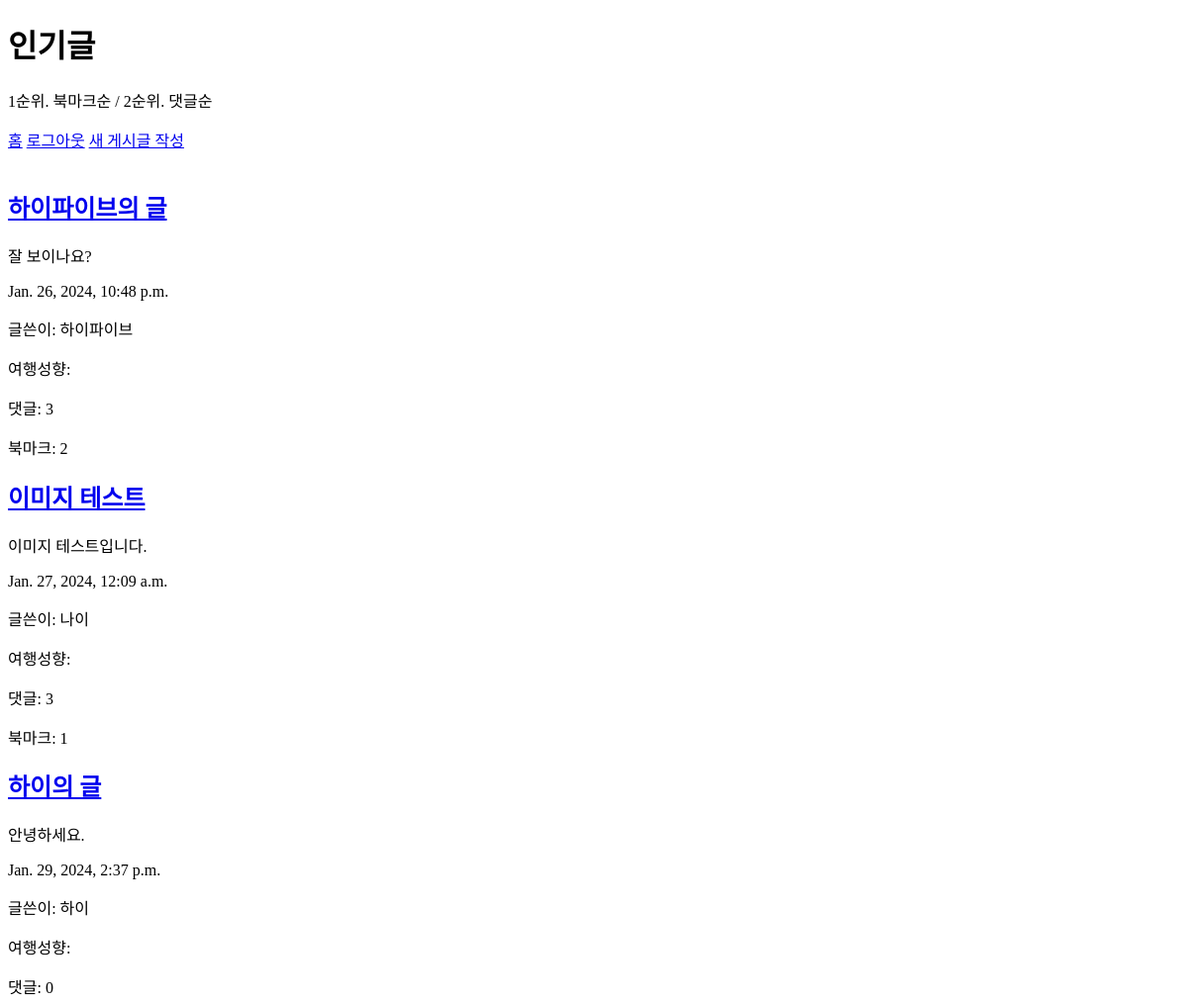
Page /board/post_list2 (signed in, upper part) on the earlier database version.
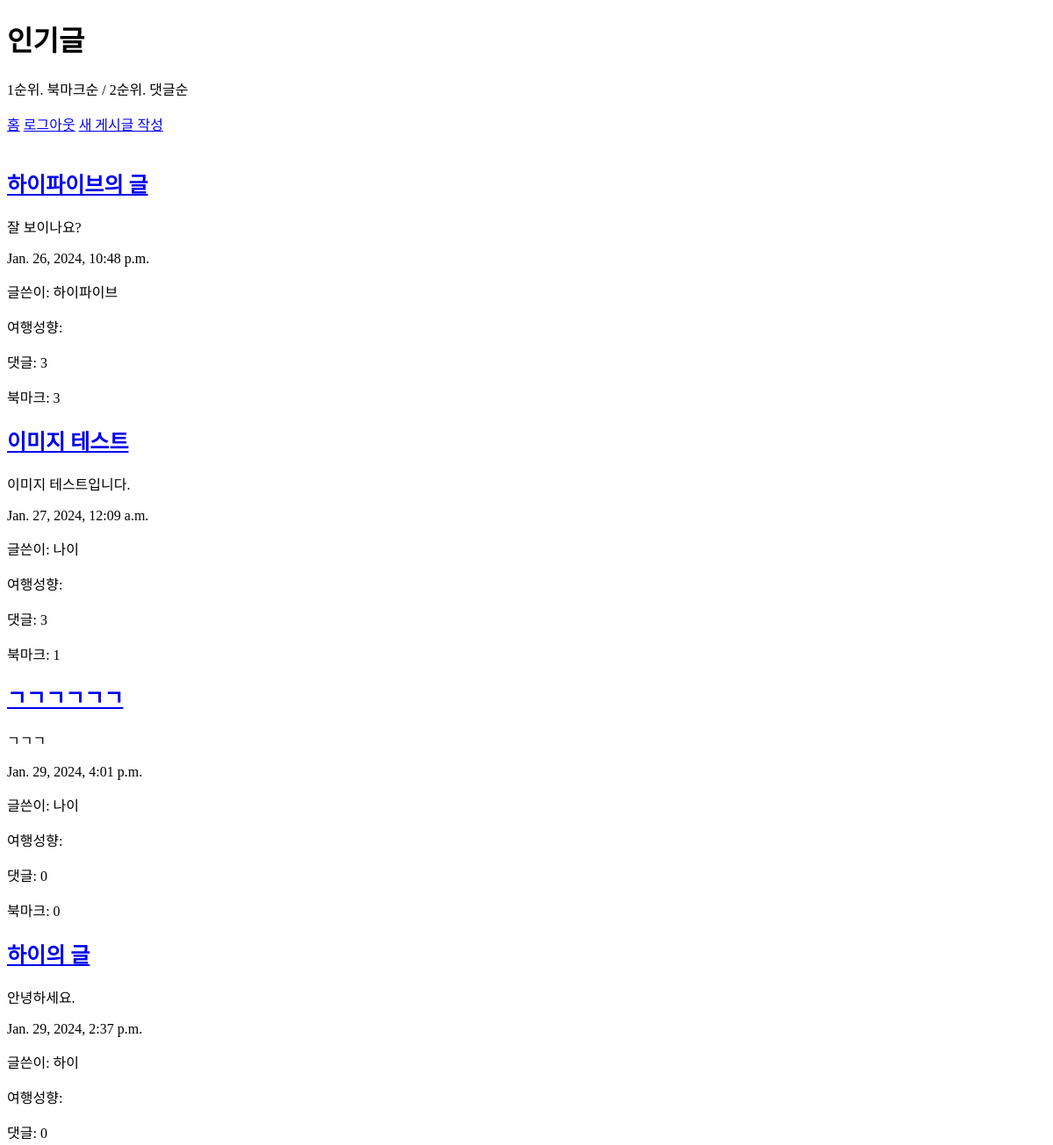
Same page on the later database version.
### board/models.py (models this page shows)
class Post(models.Model):
    author = models.ForeignKey(User, null=True, on_delete=models.CASCADE)                     # 작성자
    title = models.CharField(max_length=200)                                                  # 제목
    content = models.TextField()                                                              # 내용
    image = models.ImageField(upload_to='post_images/', null=True, blank=True)                # 이미지 첨부
    bookmarked = models.ManyToManyField(User, related_name='bookmarked_posts', blank=True) # 북마크
    created_at = models.DateTimeField(auto_now_add=True)                                      # 작성일
    updated_at = models.DateTimeField(auto_now=True)                                          # 수정일
    class Meta:
        ordering = ['-created_at']

### sign/models.py (models this page shows, shortened)
class CustomUser(AbstractUser):
    GENDER_CHOICES = (
        ('M', '남성'),
        ('F', '여성'),
        ('N', '미지정')
    )
    USER_TYPE_CHOICES = (
        ('Sun', '태양형'),
        ('Jupiter', '목성형'),
        ('Comet', '혜성형'),
        ('Earth', '지구형'),
        ('Moon', '달형'),
        ('Saturn', '토성형'),
        ('White', '화이트홀형'),
        ('Black', '블랙홀형'),
    )
    user_id = models.CharField(max_length=32, unique=True, verbose_name='아이디', default='default')
    user_pw = models.CharField(max_length=128, verbose_name='비밀번호')
    username = models.CharField(max_length=32, unique=True, verbose_name='이름')
    user_register_dttm = models.DateTimeField(auto_now_add=True, verbose_name='계정 생성시간')
    nickname = models.CharField(max_length=50, unique=True, verbose_name='닉네임')
    birth_date = models.DateField(verbose_name='생년월일', null=True, blank=True)
    gender = models.CharField(max_length=1, choices=GENDER_CHOICES)
    profile_pic = models.ImageField(upload_to='profile_pics/', null=True, blank=True, verbose_name='프로필 사진')
    objects = CustomUserManager()
    USERNAME_FIELD = 'user_id'
    REQUIRED_FIELDS = ['email']
    bio = models.TextField(max_length=500, blank=True) # 자기소개
    user_type = models.CharField(max_length=10, choices=USER_TYPE_CHOICES)
    is_active = models.BooleanField(default=True)
    is_admin = models.BooleanField(default=False)
    class Meta:
         db_table='sign_customuser'

### board/views.py (the view, shortened to what this page needs)
# urls.py: path('post_list2', views.post_list2, name='post_list2'),
def post_list2(request):
    posts = Post.objects.annotate(bookmark_count=Count('bookmarked', distinct=True),comments_count=Count('comments')).order_by('-bookmark_count', '-comments_count')
    current_user = request.user
    if current_user.is_authenticated:
        context = {
            'posts': posts,
            'current_user_nickname': current_user.nickname,
            'current_user_profile_pic': current_user.profile_pic.url if current_user.profile_pic else None,
            'current_user_user_type': current_user.user_type,
        }
    return render(request, 'post_list2.html', context)

### board/templates/post_list2.html (shortened to what this page needs)
<!DOCTYPE html>
<html>
<head>
</head>
<h1>인기글</h1>
    <p>1순위. 북마크순 / 2순위. 댓글순</p>
    <a href="{% url 'home' %}">홈</a>
    <a href="{% url 'logout' %}">로그아웃</a>
    <a href="{% url 'post_create' %}">새 게시글 작성</a>
    <br><br>
    {% for post in posts %}
    <div>
        <h2><a href="{% url 'post_detail' post_id=post.pk %}">{{ post.title }}</a></h2>
        <p>{{ post.content }}</p>
        <p>{{ post.created_at }}</p>
        <p>글쓴이: {{ post.author.nickname }}</p>
        <p>여행성향: {{ post.author.user_type }}</p>
        <p>댓글: {{ post.comments.all.count }}</p>
        <p>북마크: {{ post.bookmark_count }}</p>
    </div>
    {% endfor %}
    <br><br>
</body>
</html>

Differences in the rows shown:
computed for Post "하이파이브의 글": bookmark_count "2" → "3"
added Post: title "ㄱㄱㄱㄱㄱㄱ", content "ㄱㄱㄱ", created_at "Jan. 29, 2024, 4:01 p.m.", author.nickname "나이", comments.all.count "0", bookmark_count "0"
